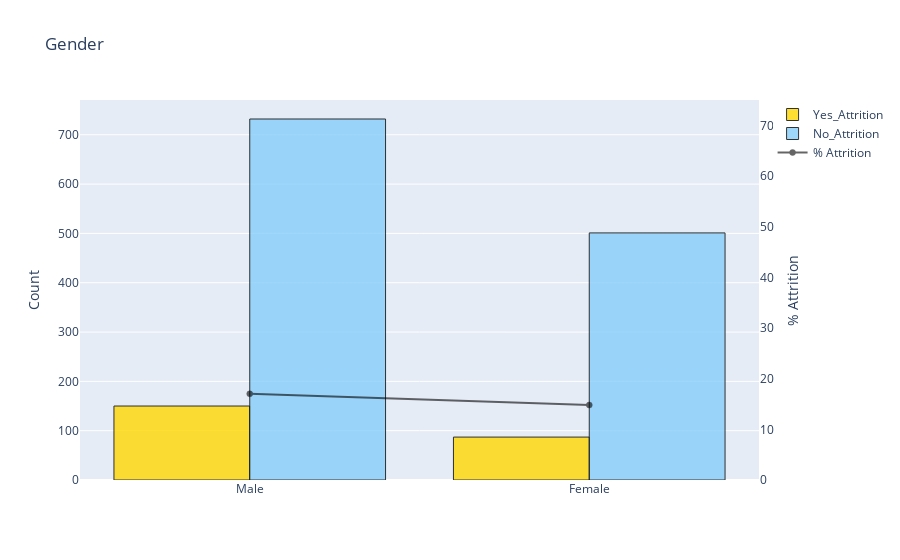

Notebook source saved alongside this figure:
### Markdown cell above
## How is Attrition Affected by Gender

### Code cell
barplot('Gender', False)

### Figure 1 — Plotly figure (JSON) as saved in the notebook; plotly's stock layout.template omitted (floating-point values rounded to 4 significant figures)
{"data": [{"marker": {"color": "gold", "line": {"color": "#000000", "width": 1}}, "name": "Yes_Attrition", "opacity": 0.8, "type": "bar", "x": ["Male", "Female"], "y": [150, 87]}, {"marker": {"color": "lightskyblue", "line": {"color": "#000000", "width": 1}}, "name": "No_Attrition", "opacity": 0.8, "type": "bar", "x": ["Male", "Female"], "y": [732, 501]}, {"marker": {"color": "black", "line": {"color": "#000000", "width": 0.5}}, "name": "% Attrition", "opacity": 0.6, "type": "scatter", "x": ["Female", "Male"], "y": [14.8, 17.01], "yaxis": "y2"}], "layout": {"title": {"text": "Gender"}, "yaxis": {"title": {"text": "Count"}}, "yaxis2": {"anchor": "x", "overlaying": "y", "range": [0, 75], "showgrid": false, "side": "right", "title": {"text": "% Attrition"}, "zeroline": false}}}
